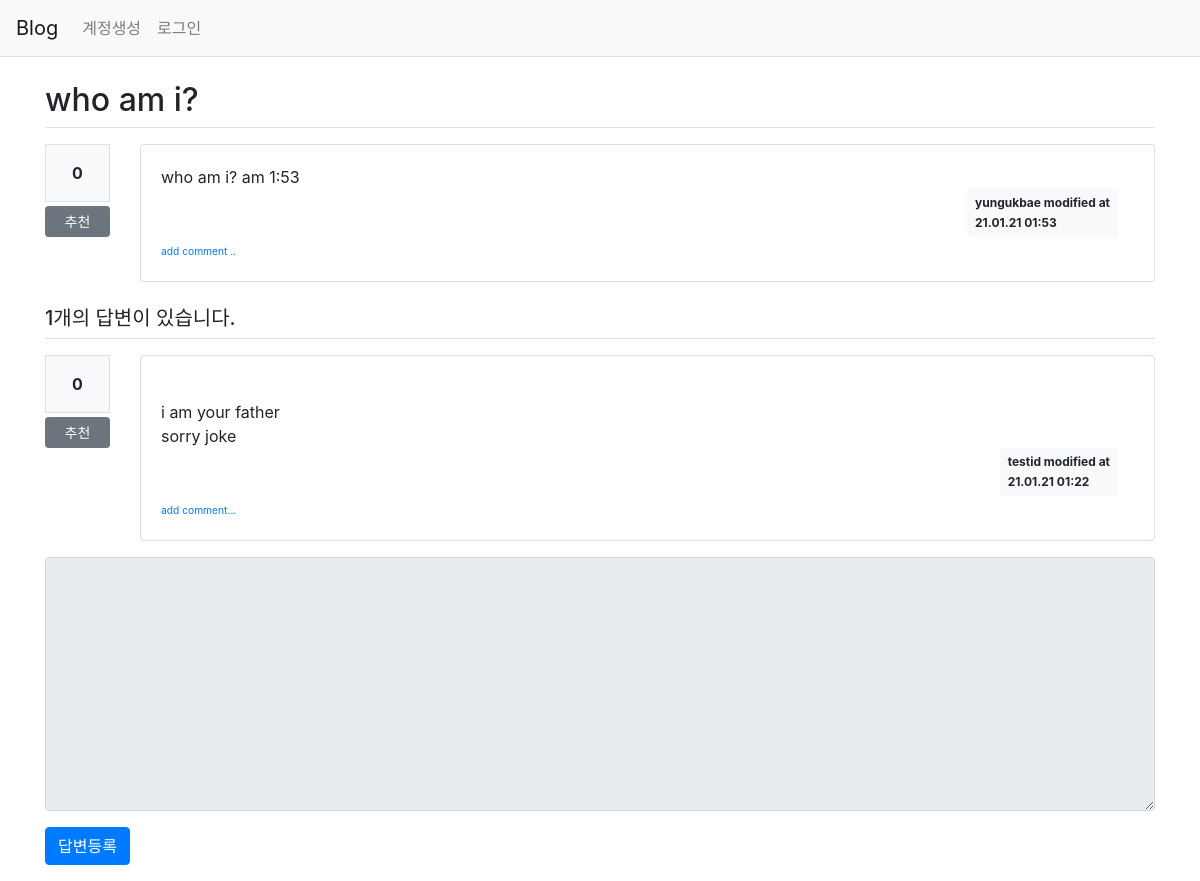
/question/detail/301/, run on an earlier commit of the app's database.
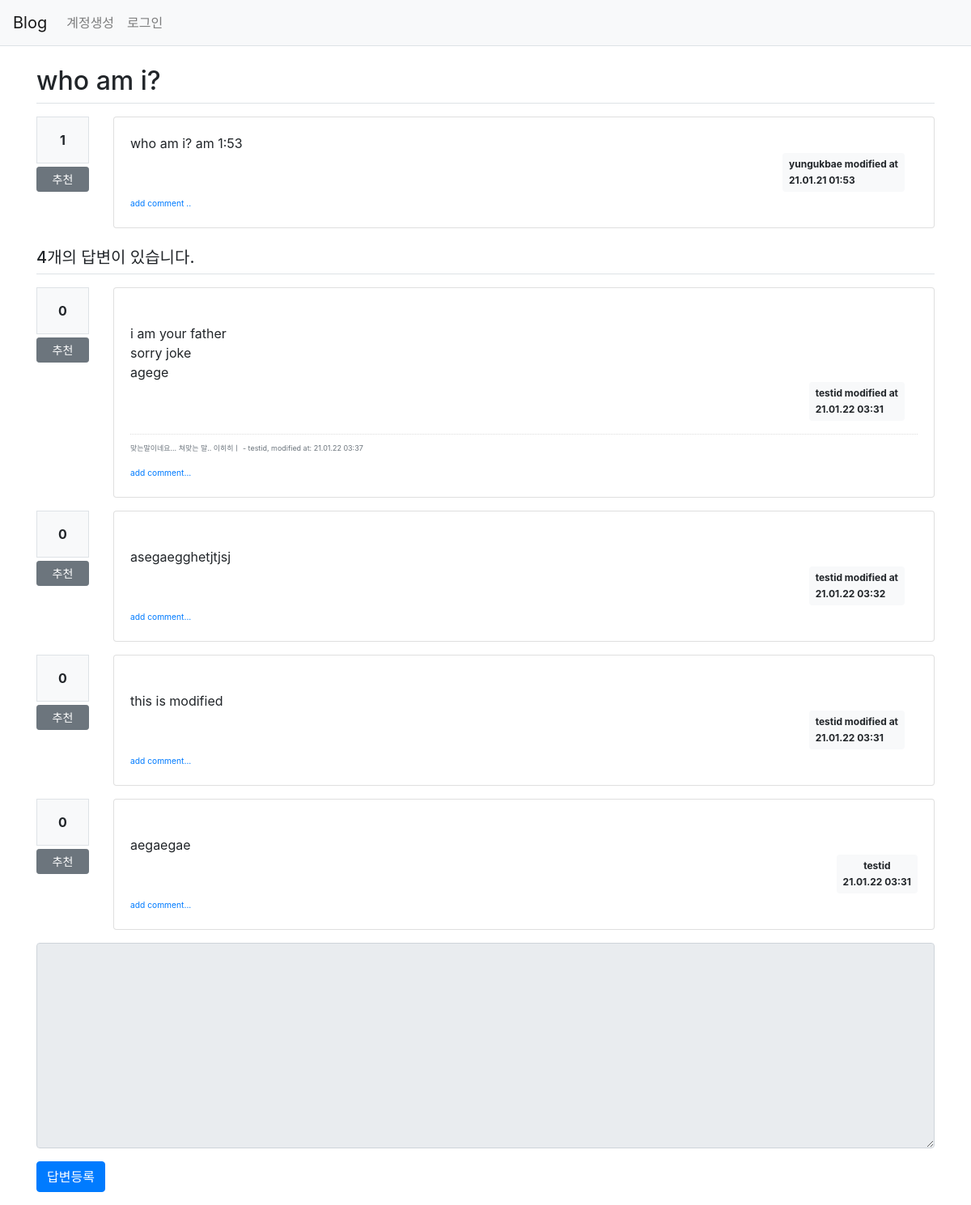
And on a later commit of the database.
### pybo/models.py (models this page shows)
class Question(db.Model):
    id = db.Column(db.Integer, primary_key=True)
    subject = db.Column(db.String(200),nullable=False)
    content = db.Column(db.Text(),nullable=False)
    create_date = db.Column(db.DateTime(),nullable=False)
    user_id = db.Column(db.Integer, db.ForeignKey('user.id', ondelete='CASCADE'), nullable=False)
    user = db.relationship('User',backref=db.backref('question_set'))
    modify_date = db.Column(db.DateTime(), nullable=True)
    voter = db.relationship('User',secondary=question_voter, backref=db.backref('question_voter_set'))

class User(db.Model):
    id = db.Column(db.Integer, primary_key=True)
    username = db.Column(db.String(150), nullable=False)  #unique는 같은 값을 저장할 수 없다는 뜻이다.
    password = db.Column(db.String(200), nullable=False)
    email = db.Column(db.String(120),unique=True, nullable=False)

class Answer(db.Model):
    id = db.Column(db.Integer, primary_key=True)
    question_id = db.Column(db.Integer, db.ForeignKey('question.id',ondelete='CASCADE'))     #db.ForeignKey에 지정한 첫 번째 값은 연결한 모델의 속성명이고 두 번째 ondelete에 지정한 값은 삭제 연동 설정이다. 즉, 답변 모델의 quesion_id 속성은 질문 모델의 id 속성과 연결되며 ondelete='CASCADE'에 의해 데이터베이스에서 쿼리를 이용하여 질문을 삭제하면 해당 질문에 달린 답변도 함꼐 삭제된다.
    question = db.relationship('Question',backref=db.backref('answer_set'))  #quesion속성은 답변 모델에서 질문 모델을 참조하기 위해 추가했다. 예를 들어 답변 모델 객체에서 질문 모델 객체의 제목을 참조하려면 answer.question.subject처럼 할 수 있다. 이렇게 하려면 속성을 추가할 때 db.Column이 아닌 db.relationship을 사용해야한다.
    content = db.Column(db.Text(), nullable=False)
    create_date = db.Column(db.DateTime(), nullable=False)
    user_id = db.Column(db.Integer, db.ForeignKey('user.id', ondelete='CASCADE'), nullable=False)
    user = db.relationship('User',backref=db.backref('answer_set'))
    modify_date = db.Column(db.DateTime(), nullable=True)
    voter = db.relationship('User',secondary=answer_voter, backref=db.backref('answer_voter_set'))

class Comment(db.Model):
    id = db.Column(db.Integer, primary_key=True)
    user_id = db.Column(db.Integer, db.ForeignKey('user.id', ondelete='CASCADE'), nullable=False)
    user = db.relationship('User', backref=db.backref('comment_set'))
    content = db.Column(db.Text(), nullable=False)
    create_date = db.Column(db.DateTime(), nullable=False)
    modify_date = db.Column(db.DateTime())
    question_id = db.Column(db.Integer, db.ForeignKey('question.id', ondelete='CASCADE'), nullable=True)
    question = db.relationship('Question', backref=db.backref('comment_set'))
    answer_id = db.Column(db.Integer, db.ForeignKey('answer.id', ondelete='CASCADE'), nullable=True)
    answer = db.relationship('Answer', backref=db.backref('comment_set'))

### pybo/views/question_views.py (the view)
@bp.route('/detail/<int:question_id>/')
def detail(question_id):
    form = AnswerForm()
    question = Question.query.get_or_404(question_id) #get_or_404는 해당 데이터를 찾을 수 없는 경우 404페이지를 출력해준다.
    return render_template('question/question_detail.html',question=question, form=form)

### pybo/forms.py
class AnswerForm(FlaskForm):
    content = TextAreaField('내용',validators=[DataRequired('내용은 필수입력 항목입니다.')])

### pybo/filter.py (called while the page is built)
def format_datetime(value, fmt='%y.%m.%d %H:%M'):
    return value.strftime(fmt)

### pybo/views/auth_views.py (called while the page is built)
@bp.before_app_request
def load_logged_in_user():
    user_id = session.get('user_id')
    if user_id is None:
        g.user = None
    else:
        g.user=User.query.get(user_id)

### pybo/templates/question/question_detail.html (shortened to what this page needs)
{% extends 'base.html' %}
{% block content %}
<div class="container my-3">
    <h2 class="border-bottom py-2">{{ question.subject }}</h2>
    <div class="row my-3">
        <div class="col-1">
            <div class="bg-light text-center p-3 border font-weight-bolder mb-1">
                {{ question.voter|length }}
            </div>
            <a href="#" data-uri="{{ url_for('vote.question', question_id=question.id) }}" class="recommend btn btn-sm btn-secondary btn-block my-1">추천</a>
        </div>
        <div class="col-11">
    <div class="card">
        <div class="card-body">
            <div class="card-text" style="white-space: pre-line;">{{ question.content }}</div>
            <div class="d-flex justify-content-end">
                {% if question.modify_date %}
                <div class="badge badge-light p-2 text-left mx-3">
                    <div class="mb-2">{{question.user.username}} modified at</div>
                    <div>{{ question.modify_date|datetime }}</div>
                </div>
                {% else %}
                <div class="badge badge-light p-2">
                    <div class="mb-2">{{ question.user.username }}</div>
                    <div>{{ question.create_date|datetime }}</div>
                </div>
                {% endif %}
            </div>
            <div>
                <a href="{{ url_for('comment.create_question', question_id = question.id) }}" class="small"><small>add comment ..</small></a>
            </div>
        </div>
    </div>
</div>
</div>
    <h5 class="border-bottom my-3 py-2">{{ question.answer_set|length }}개의 답변이 있습니다.</h5>
    {% for answer in question.answer_set %}
    <div class="row my-3">
        <div class="col-1">
            <div class="bg-light text-center p-3 border font-weight-bolder mb-1">{{ answer.voter|length }}</div>
        <a href="#" data-uri="{{ url_for('vote.answer', answer_id=answer.id) }}"
            class="recommend btn btn-sm btn-secondary btn-block my-1">추천</a>
        </div>
    <div class="col-11">
    <div class="card">
        <div class="card-body">
            <div class="card-text" style="white-space: pre-line;">
            {{ answer.content }}
            </div>
            <div class="d-flex justify-content-end">
                {% if answer.modify_date %}
                    <div class="badge badge-light p-2 text-left mx-3">
                    <div class="mb-2">{{answer.user.username}} modified at</div>
                    <div>{{ answer.modify_date|datetime }}</div>
                </div>
                {% else %}
                <div class="badge badge-light p-2">
                    <div class="mb-2">{{ answer.user.username }}</div>
                    <div>{{ answer.create_date|datetime }}</div>
                </div>
                {% endif %}
            </div>
            {% if answer.comment_set|length %}
            <div class="mt-3">
                {% for comment in answer.comment_set %}
                    <div class="comment py-2 text-muted">
                        <span style="white-space: pre-line;" class="small">{{ comment.content }}</span>
                            <span class="small">
                                {% if comment.modify_date %}
                                - {{ comment.user.username }}, modified at: {{ comment.modify_date|datetime }}
                                {% else %}
                                - {{ comment.user.username }}, {{ comment.create_date|datetime }}
                                {% endif %}
                            </span>
                        </div>
                        {% endfor %}
            </div>
            {% endif %}
            <div>
                <a href="{{ url_for('comment.create_answer',answer_id=answer.id) }}" class="small"><small>add comment...</small></a>
            </div>
        </div>
    </div>
</div>
</div>
    {% endfor %}
    <form action="{{ url_for('answer.create',question_id=question.id)}}" method="POST" class="my-3">
        <div class="form-group">
            <textarea {% if not g.user %}disabled{% endif %} class="form-control" name="content" id="content" rows="10"></textarea>
        </div>
        <input type="submit" value="답변등록" class="btn btn-primary">
    </form>
</div>
{% endblock %}

### pybo/templates/base.html (shortened to what this page needs)
<!DOCTYPE html>
<html lang="en">
<head>
    <link rel="stylesheet" href="https://cdn.jsdelivr.net/npm/bootstrap@4.5.3/dist/css/bootstrap.min.css">
    <link rel="stylesheet" href="../static/style.css">
</head>
<body>
    {% include "navbar.html" %}
    {% block content %}
    {% endblock %}
</body>
</html>

### pybo/templates/navbar.html (shortened to what this page needs)
<nav class="navbar navbar-expand-lg navbar-light bg-light border-bottom">
    <a class="navbar-brand" href="{{ url_for('main.index') }}">Blog
    </a>
    <div class="collapse navbar-collapse flex-grow-0" id="navbarNav">
        {% if g.user %}
        <ul class="navbar-nav">
            <li class="nav-item">
                <a href="{{ url_for('auth.logout') }}" class="nav-link">{{ g.user.username }}(로그아웃)</a>
            </li>
        </ul>
        {% else %}
        <ul class="navbar-nav">
            <li class="nav-item ">
                <a class="nav-link" href="{{ url_for('auth.signup') }}">계정생성</a>
            </li>
            <li class="nav-item ">
                <a class="nav-link" href="{{ url_for('auth.login')}}">로그인</a>
            </li>
        </ul>
        {% endif %}
    </div>
</nav>

### pybo/static/style.css (style rules this page uses)
.comment { border-top:dotted 1px #ddd; font-size: 0.7em; }

What changed in the data, as far as the page shows it:
changed Answer: content "i am your father sorry joke" → "i am your father sorry joke agege"; modify_date "21.01.21 01:22" → "21.01.22 03:31"
added Comment: content "맞는말이네요... 쳐맞는 말.. 이히히ㅣ", user.username "testid", modify_date "21.01.22 03:37", shown under Answer "i am your father sorry joke agege"
added Answer: voter|length "0", content "asegaegghetjtjsj", user.username "testid", modify_date "21.01.22 03:32"
added Answer: voter|length "0", content "this is modified", user.username "testid", modify_date "21.01.22 03:31"
added Answer: voter|length "0", content "aegaegae", user.username "testid", create_date "21.01.22 03:31"
Also different on the page:
{{ question.voter|length }}: "0" → "1"
{{ question.answer_set|length }}: "1" → "4"
